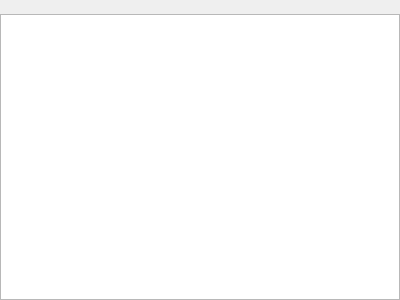
<?xml version="1.0" encoding="UTF-8"?>
<ui version="4.0">
 <class>Terminal</class>
 <widget class="QWidget" name="Terminal">
  <property name="geometry">
   <rect>
    <x>0</x>
    <y>0</y>
    <width>400</width>
    <height>300</height>
   </rect>
  </property>
  <property name="windowTitle">
   <string>Form</string>
  </property>
  <layout class="QVBoxLayout" name="verticalLayout">
   <property name="spacing">
    <number>0</number>
   </property>
   <property name="leftMargin">
    <number>0</number>
   </property>
   <property name="topMargin">
    <number>0</number>
   </property>
   <property name="rightMargin">
    <number>0</number>
   </property>
   <property name="bottomMargin">
    <number>0</number>
   </property>
   <item>
    <layout class="QHBoxLayout" name="horizontalLayout_3">
     <property name="leftMargin">
      <number>8</number>
     </property>
     <property name="rightMargin">
      <number>4</number>
     </property>
     <item>
      <widget class="QLabel" name="cwdLabel">
       <property name="text">
        <string/>
       </property>
       <property name="sizePolicy">
        <sizepolicy hsizetype="Expanding" vsizetype="Preferred">
         <horstretch>1</horstretch>
         <verstretch>0</verstretch>
        </sizepolicy>
       </property>
      </widget>
     </item>
    </layout>
   </item>
   <item>
    <widget class="TerminalView" name="textEdit"/>
   </item>
  </layout>
 </widget>
 <customwidgets>
  <customwidget>
   <class>TerminalView</class>
   <extends>QPlainTextEdit</extends>
   <header>ui/panels/terminalview.h</header>
  </customwidget>
 </customwidgets>
 <resources/>
 <connections/>
</ui>
